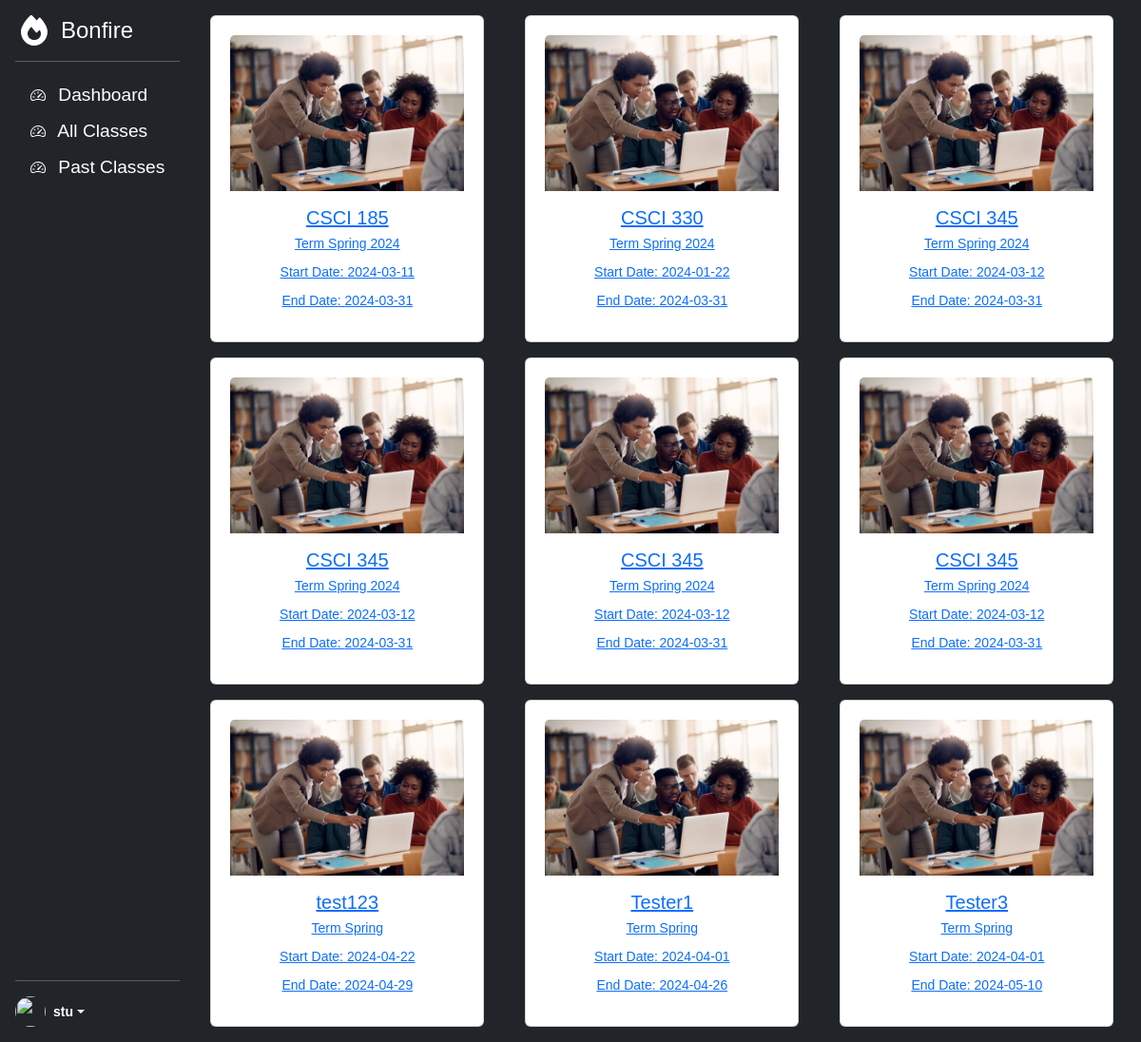
Screenshot of /allClasses.php (signed in) with the database file from the repository.
### tables this page shows
CREATE TABLE `classes` (
  `id` int NOT NULL AUTO_INCREMENT,
  `class_name` varchar(255) NOT NULL,
  `teacher_id` int NOT NULL,
  `start_date` date DEFAULT NULL,
  `end_date` date DEFAULT NULL,
  `term` varchar(30) DEFAULT NULL,
  PRIMARY KEY (`id`),
  UNIQUE KEY `id_UNIQUE` (`id`),
  KEY `teacher_id_idx` (`teacher_id`)
);

### allClasses.php (the view, shortened to what this page needs)
<?php
$role = $_SESSION["role"];
$pdo = getDBConnection();
if($role == "student") {
    $sql = "SELECT c.id, c.class_name, c.start_date, c.end_date,
        c.term
        FROM classes c
        join course_grades cg on cg.class_id =c.id
        join users u on u.id =cg.user_id
        where u.id = :id
 ";
    if ($stmt = $pdo->prepare($sql)) {
        $stmt->bindParam(":id", $userId, PDO::PARAM_INT);
        if ($stmt->execute()) {
            $rows = $stmt->fetchAll();
        }
    }
}
?>
<!DOCTYPE html>
<html lang="en">
<head>
    <link href="https://cdn.jsdelivr.net/npm/bootstrap@5.3.3/dist/css/bootstrap.min.css" rel="stylesheet">
    <link rel="stylesheet" href="resources/stylesheets/style.css">
</head>
<body>
<main class="d-flex flex-nowrap">
    <?php include("leftSideMenu.php"); ?>
    <div id="primary-window" class="d-flex flex-column flex-shrink-0 p-3 text-bg-dark overflow-y-scroll">
        <?php
        if($role == "student" || $role == "teacher"){
            ?>
            <div class="flex-grid-wrapper">
                <?php
                foreach($rows as $row) {
                    $param_id = $row['id'];
                    $imageString = "classpic/class-$param_id.jpg";
                    if(file_exists($imageString))
                    {
                        $classImage = $imageString;
                    }
                    else{
                        $classImage = "classpic/class_default.jpg";
                    }
                    ?>
                    <div class="card flex-grid-card" style="width: 18rem;">
                        <a href="class.php?classid=<?= $row['id'] ?>">
                            <img src="<?= $classImage?>" class="card-img-top" alt="...">
                            <div class="card-body">
                                <h5 class="card-title"><?= $row["class_name"] ?></h5>
                                <p class="card-text"> Term <?= $row["term"]?></p>
                                <p class="card-text"> Start Date: <?= $row["start_date"]?></p>
                                <p class="card-text"> End Date: <?= $row["end_date"]?></p>
                            </div>
                        </a>
                    </div>
                    <?php
                }
                ?>
            </div>
            <?php
        }
        ?>
    </div>
</main>
<script src="https://cdn.jsdelivr.net/npm/bootstrap@5.3.3/dist/js/bootstrap.bundle.min.js"></script></body>
</body>
</html>

### leftSideMenu.php (shortened to what this page needs)
<?php
$firstName = htmlspecialchars($_SESSION["first_name"]);
$currentuserid = $_SESSION["id"];
$role = $_SESSION["role"];
?>
<div id="navbarToggleExternalContent" class="d-flex flex-column flex-shrink-0 p-3 text-bg-dark">
    <a href="/" class="d-flex align-items-center mb-3 mb-md-0 me-md-auto text-white text-decoration-none">
        <svg class="bi pe-none me-2" width="40" height="32"><use xlink:href="#bonfire"></use></svg>
        <span class="fs-4">Bonfire</span>
    </a>
    <hr>
    <ul class="nav nav-pills flex-column mb-auto">
        <li>
            <a href="dashboard.php" class="nav-link text-white left-menu-item">
                <svg class="bi pe-none me-2" width="16" height="16"><use xlink:href="#speedometer2"></use></svg>
                Dashboard
            </a>
        </li>
        <?php
            if($role == "student" || $role == "teacher" ){
        ?>
                <li>
                    <a href="allClasses.php" class="nav-link text-white left-menu-item">
                        <svg class="bi pe-none me-2" width="16" height="16"><use xlink:href="#speedometer2"></use></svg>
                        All Classes
                    </a>
                </li>
                <li>
                    <a href="pastClasses.php" class="nav-link text-white left-menu-item">
                        <svg class="bi pe-none me-2" width="16" height="16"><use xlink:href="#speedometer2"></use></svg>
                        Past Classes
                    </a>
                </li>
        <?php
            }
        ?>
    </ul>
    <hr>
    <div class="dropdown">
        <a href="#" class="d-flex align-items-center text-white text-decoration-none dropdown-toggle" data-bs-toggle="dropdown" aria-expanded="false">
            <img src="avatars/user-<?=$currentuserid?>.jpg" alt="" width="32" height="32" class="rounded-circle me-2">
            <strong><?php echo $firstName; ?></strong>
        </a>
    </div>
</div>

### resources/stylesheets/style.css (style rules this page uses)
body { min-height: 100vh; min-height: -webkit-fill-available; font-family: var(--bs-font-sans-serif); font-size: 1rem; font-weight: 400; line-height: 1.5; }
html { height: -webkit-fill-available; }
main { height: 100vh; max-height: 100vh; overflow-x: auto; overflow-y: hidden; }
.bi { vertical-align: -.125em; pointer-events: none; fill: currentColor; }
.dropdown-toggle { outline: 0; }
#primary-window { width:85%; }
.flex-grid-wrapper { display:grid; grid-template-columns: repeat(auto-fit, minmax(288px, 1fr)); grid-column-gap:5px; grid-row-gap:1rem; }
.flex-grid-card { display:flex; justify-content: center; align-items:center; padding:20px; line-height:1; cursor:pointer; transition: all .3s ease; }
.left-menu-item { text-align:left; font-size: 1.2rem; }

### allClasses.php (style rules this page uses)
body { font: 14px sans-serif; text-align: center; }

### rows the page displays
classes: class_name "CSCI 185", term "Spring 2024", start_date "2024-03-11", end_date "2024-03-31"
classes: class_name "CSCI 330", term "Spring 2024", start_date "2024-01-22", end_date "2024-03-31"
classes: class_name "CSCI 345", term "Spring 2024", start_date "2024-03-12", end_date "2024-03-31"
classes: class_name "CSCI 345", term "Spring 2024", start_date "2024-03-12", end_date "2024-03-31"
classes: class_name "CSCI 345", term "Spring 2024", start_date "2024-03-12", end_date "2024-03-31"
classes: class_name "CSCI 345", term "Spring 2024", start_date "2024-03-12", end_date "2024-03-31"
classes: class_name "test123", term "Spring", start_date "2024-04-22", end_date "2024-04-29"
classes: class_name "Tester1", term "Spring", start_date "2024-04-01", end_date "2024-04-26"
classes: class_name "Tester3", term "Spring", start_date "2024-04-01", end_date "2024-05-10"

### other values shown
$firstName "stu"
